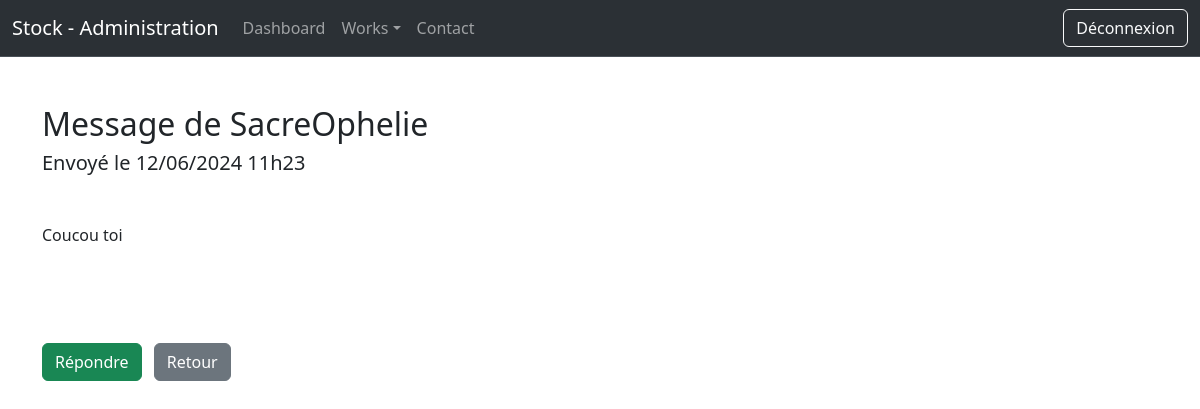
/admin/showContact.php?id=9 (signed in), run on the app's committed database.
### tables this page shows
CREATE TABLE `contact` (
  `id` int(11) NOT NULL,
  `nom` varchar(255) NOT NULL,
  `prenom` varchar(255) NOT NULL,
  `email` varchar(255) NOT NULL,
  `message` text NOT NULL,
  `date` datetime NOT NULL
);

### admin/showContact.php (the view, shortened to what this page needs)
<?php
    if(isset($_GET['id']))
    {
        $id = htmlspecialchars($_GET['id']);
    }else{
        header("LOCATION:contact.php");
    }
    require "../connexion.php";
    $req = $bdd->prepare("SELECT id,nom,prenom,email,message, DATE_FORMAT(date,'%d/%m/%Y %hh%i' ) AS mydate FROM contact WHERE id=?");
    $req->execute([$id]);
    $don = $req->fetch();
?>
<!DOCTYPE html>
<html lang="en">
<head>
    <link href="https://cdn.jsdelivr.net/npm/bootstrap@5.3.2/dist/css/bootstrap.min.css" rel="stylesheet">
</head>
<body>
    <?php
        include("partials/header.php");
    ?>
    <div class="container my-5">
        <h2>Message de <?= $don['nom'],$don['prenom']  ?></h2>
        <h5>Envoyé le <?= $don['mydate'] ?></h5>
        <div class="my-5"><?= nl2br($don['message']) ?></div>
        <a href="mailto:<?= $don['email'] ?>" class="btn btn-success my-5">Répondre</a>
        <a href='contact.php' class="btn btn-secondary ms-2">Retour</a>
    </div>
</body>
</html>

### data on the page
contact: nom "Sacre", prenom "Ophelie", message "Coucou toi"

### other printed values
$don['mydate'] "12/06/2024 11h23"
